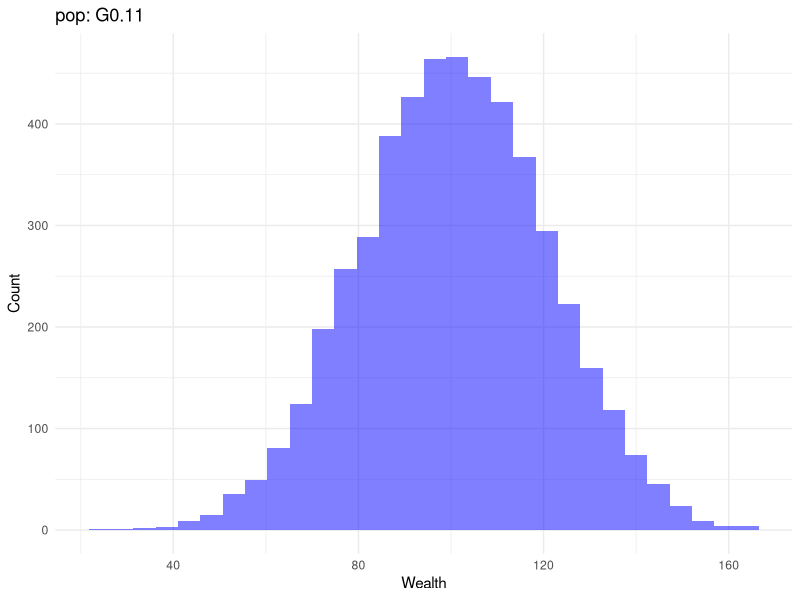

Recreate this plot in R. (Note: this script raises an error after producing the figure.)
## ---- chunk 1
N<- 5000 # define N as default population size

MU<- 100 # define MU as the default population mean

population <- rnorm(N, mean = MU, sd = MU/5) # define the dataframe "population" as a normally distributed set of size "N" (5000) with a mean "M" (100$) and a sd of "MU/5" (20$) 

##what datastructur is this?
## ---- chunk 2
gini<- function(y) { 
# measure of equality (0=equality, 1=inequality) applied for wealth [usually for income]
y<- sort(y) #puts vector (wealth) of the dataframe in order
n<- length(y) #assess the lenght of the vector (individuals) in the dataframe 
## Question does length define the number of individuals?
numer<- 2*sum((1:n)*y)#defines the numerator of the formular
#sum(start value:end value)
#summs the sorted vecotr (wealth) of the dataframe and multiplies by 2

denom<- n*sum(y)#defines the denominator of the formular
#multiplies the number of participants by the sum of the wealth  

return ((numer/denom)-(n+1)/n)
#puts the formula together
}
## ---- chunk 3
gini(population)
## ---- chunk 4
#install.packages("ggplot2")
library(ggplot2)
hist_custom<- function(popuation, label = 'pop',...) {
label <- paste0(label,": G", round(gini(population), 2))
# add and calculate the little gini coefficient in the top right corner

population_df<- data.frame(population = population)
#

ggplot(population_df, aes(x = population))+
  geom_histogram(bin=30,fill='blue',alpha=0.5,...)+
  labs(title=label,x='Wealth',y='Count')+
  theme_minimal()+
  theme(legend.position="none")
}
## ---- chunk 5
hist_custom(population)
## ---- chunk 6
random_split<- function(A, B) {
  pot<- A+B #sum the wealth of the agent A and B
  share<- runif(1,min=0,max=pot)
  #define conditions for sharing (here all possible conditions)
  return(c(share,pot-share))
  #put formula together
  #one recives the share one the remaining wealth
  
  #A and B are undefined, insert their wealth to run the function
}
## ---- chunk 7
random_split(100, 100)
## ---- chunk 8
anyone <- function(N) {
  i <- sample(1:(N), 1)
  j <- sample(setdiff(1:(N), i), 1)  # Ensures i and j are different
### ERROR correction: ensures i and j are not the same value
### ERROR correction: ensures that i and j can not be 0
  return (c(i, j))
}
## ---- chunk 9
anyone(N)
## ---- chunk 10
transaction<- random_split
interaction<- anyone

step<-function(population)
  {
  #translate the defined functions into meaningfull names
  i_j<- interaction(length(population))
  i<- i_j[[1]]
  j<- i_j[[2]]
  ##ERROR fixed: doube bracket needed???
  #draw two agents called i & j
  population[c(i, j)]<- transaction(population[i],population[j])
  #run the transaction between the two agents (adjust their wealth according to the transaction)
  return (population)
}

simulate<- function(population,T) 
{
   #simulate the interactions over T iterations
  ##T needs to be defined whenever using the funktion
  pop_copy<- population
  #create a copy of population
  
  result<- list(pop_copy)
  ## to generate an initial overview of the wealth of all actors
  
  for (t in 1:T)
  {
    pop_copy<- step(pop_copy)
    #overwrite pop_copy with the result of step
    result[[t+1]]<- pop_copy
    #generate an output for every iteration of the simulation
  }
  return (result)
}
## ---- chunk 11
testpopulation<- rep(100,4)
#create testpopulation of 4 individuals, with 100$ each

result<- simulate(testpopulation, 8)
#simulate the population over 8 steps

for(testpopulation in result)
{
  print(testpopulation)
}
## ---- chunk 12
testpopulation <- rep(100, 4)  # Initial population
max_iter<- 100

result <- simulate(testpopulation, max_iter)  # Running the simulation

# Loop to print testpopulation for each iteration, starting the iteration count from 0
#for (iteration in 0:(length(result) - 1)) {
for (tenth_number in 0:10){
  tenth_iter<-max_iter/10
  ##print values for iteration 0 to 10
  cat(tenth_iter * tenth_number, " ")
  ## cat = print
  ## print = print iteration nr. 1
  ## * Iter/10 = for every 10th of the total nr of iterations
  cat(result[[tenth_iter * tenth_number +1]], "\n")
  ## [[]] necessary for printing lists
  ## result = the result of simulate (matrix of all values for all iterations)
  ## formal writing: result[t] is how the population is at iteration t
  ## "\n" = new line
  }
## ---- chunk 13
testpopulation <- rep(100, 4)  # Initial population
max_iter<- 100

result <- simulate(testpopulation, max_iter)  # Running the simulation

for (tenth_number in 0:10){
  tenth_iter<-max_iter/10
  cat(tenth_iter * tenth_number, " ")
  pop<-result[[tenth_iter * tenth_number +1]]
  sorted_pop<- sort(pop)
  #list that was the result before
  cat(sorted_pop, "\n")
  }
## ---- chunk 14
max_person<-1000
testpopulation <- rep(100, max_person)  # Initial population
max_iter<- 10000
percentiles<- c(1, 10, 50, 90, 99)

result <- simulate(testpopulation, max_iter)  # Running the simulation

for (tenth_number in 0:10){
  tenth_iter<-max_iter/10
  cat(tenth_iter * tenth_number, " ")
  agent<-max_person/100*percentiles
  #lists the person corresponding to the right percentile for the population
  pop<-result[[tenth_iter * tenth_number +1]]
  sorted_pop<- sort(pop)
  #the sorted population we printed before
  for (X in agent) {
    #loop through variable agent and exert it for every value (percentiles)
    cat(as.integer(sorted_pop[[X]]), " ")
    #as.integer=sould be a full number (integer)
    #exert the operation: print the wealth of the person X
  }
  cat("\n")
}
## ---- chunk 15
max_person<-1000
testpopulation <- rep(100, max_person)  # Initial population
max_iter<- 10000
percentiles<- c(1, 10, 50, 90, 99)

result <- simulate(testpopulation, max_iter)  # Running the simulation

cat("iter    gini    1%    10%    50%    90%    99% \n")
#creates header
for (tenth_number in 0:10){
  #the number from 0 to 10
  tenth_iter<-max_iter/10
  cat(tenth_iter * tenth_number, " ")
  agent<-max_person/100*percentiles
  #lists the person corresponding to the right percentile for the population
  pop<-result[[tenth_iter * tenth_number +1]]
  sorted_pop<- sort(pop)
  #the sorted population we printed before
  cat(round(gini(pop), 2)," ")
  # prints gini coefficient for every tenth iteration
  cat(round(sd(pop), 1)," ")
  for (X in agent) {
    #loop through variable agent and exert it for every value (percentiles)
    cat(as.integer(sorted_pop[[X]]), " ")
    #as.integer=sould be a full number (integer)
    #exert the operation: print the wealth of the person X
  }
  cat("\n")
  }
## ---- chunk 16
show(population)
## ---- chunk 17
tabula_1<- data.frame(
  iter_1 = c(1, 2, 3, 4),
  gini_1 = c(5, 6, 7, 8),
  sd_1 = c(29, 30, 31, 32),
  per01_1 = c(9, 10, 11, 12),
  per10_1 = c(13, 14, 15, 16),
  per50_1 = c(17, 18, 19, 20),
  per90_1 = c(21, 22, 23, 24),
  per99_1 = c(25, 26, 27, 28)
  )
colnames(tabula_1)<- c("t", "Gini", "stdev", "1%", "10%", "50%", "90%", "99%")
print(tabula_1)
## ---- chunk 18
per01_0<- c()
per10_0<- c()
per50_0<- c()
per90_0<- c()
per99_0<- c()
#generate empty variables

max_person<-1000
testpopulation <- rep(100, max_person)  # Initial population
max_iter<- 10000
percentiles<- c(1, 10, 50, 90, 99)

result <- simulate(testpopulation, max_iter)  # Running the simulation

for (tenth_number in 0:10){
  #the number from 0 to 10
  tenth_iter<-max_iter/10
  iter_0<- (tenth_iter * tenth_number)
  agent<-max_person/100*percentiles
  #lists the person corresponding to the right percentile for the population
  pop<-result[[tenth_iter * tenth_number +1]]
  sorted_pop<- sort(pop)
  #the sorted population we printed before
  gini_0<- (round(gini(pop), 2))
  # prints gini coefficient for every tenth iteration
  sd_0<- (round(sd(pop), 1))
  for (X in agent) {
    #loop through variable agent and exert it for every value (percentiles)
    per_all<- (as.integer(sorted_pop[[X]]))
    
    per01_0<- c(per01_0, per_all[[1]])
    per10_0<- c(per10_0, per_all[[2]])
    per50_0<- c(per50_0, per_all[[3]])
    per90_0<- c(per90_0, per_all[[4]])
    per99_0<- c(per99_0, per_all[[5]])
    #as.integer=sould be a full number (integer)
    #exert the operation: print the wealth of the person X
  }
  tabula_1<- data.frame(
  iter_1 = c(iter_0),
  gini_1 = c(gini_0),
  sd_1 = c(sd_0),
  per01_1 = c(per01_0),
  per10_1 = c(per10_0),
  per50_1 = c(per50_0),
  per90_1 = c(per90_0),
  per99_1 = c(per99_0)
  )
colnames(tabula_1)<- c("t", "Gini", "stdev", "1%", "10%", "50%", "90%", "99%")
print(tabula_1)
  }
## ---- chunk 19
tabula_1<- data.frame(
  corresponding_iteration = c(1, 2, 3, 4),
  gini_coefficient = c(1, 2, 3, 4),
  first_percentile = c(1, 2, 3, 4),
  tenth_percentile = c(1, 2, 3, 4),
  fiftyth_percentile = c(1, 2, 3, 4),
  ninetieth_percentile = c(1, 2, 3, 4),
  ninetieninth_percentile = c(1, 2, 3, 4)
  )
print(tabula_1)
